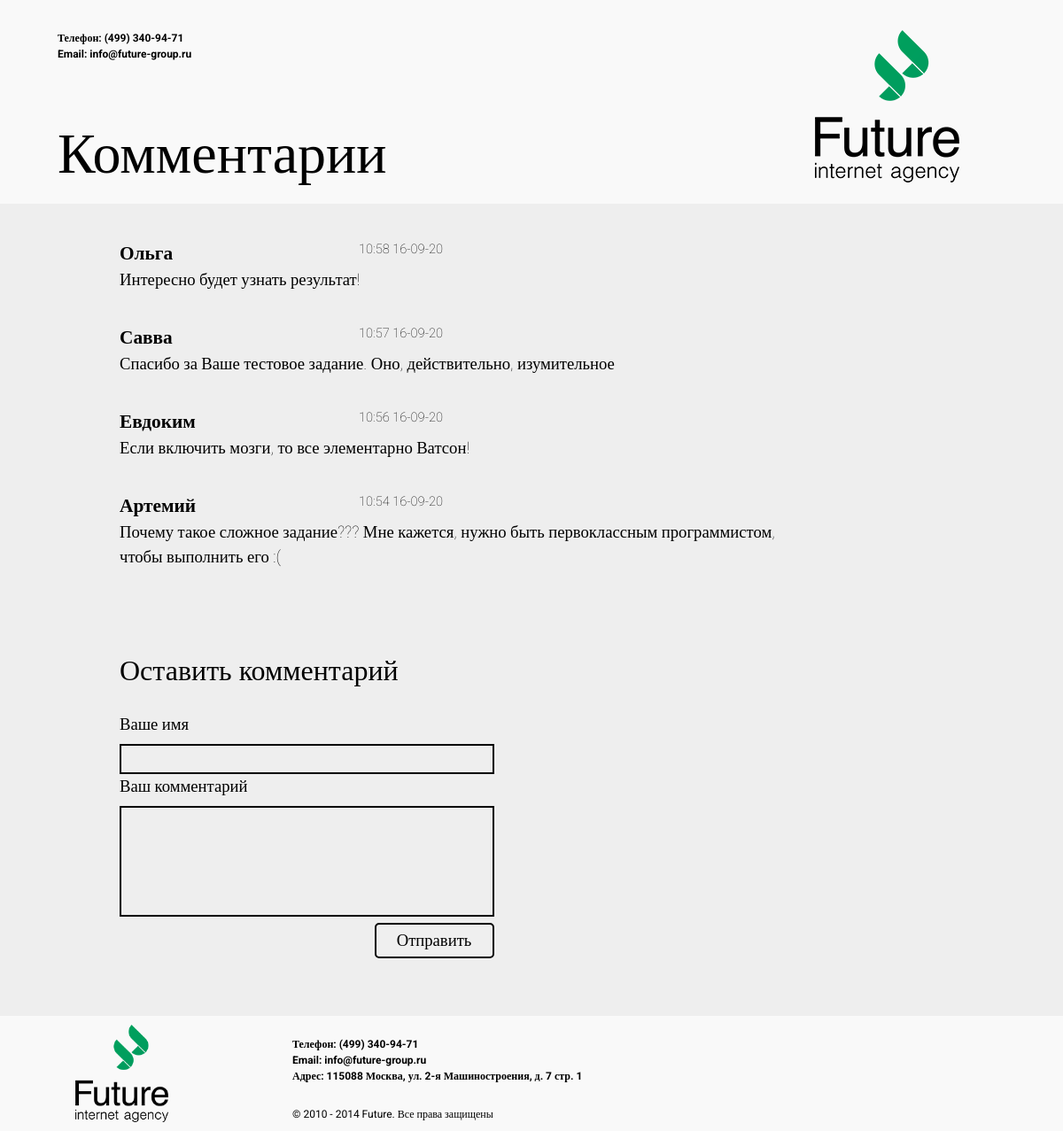
The page / on the database its author committed.
### tables this page shows
CREATE TABLE `comments` (
  `name` varchar(20) NOT NULL,
  `comment` varchar(255) NOT NULL,
  `date` varchar(20) NOT NULL
);

### application/views/View.php (called while the page is built)
<?php
class View {
public function render($tpl) {
    include 'main.tpl.php';
}
}

### application/controllers/IndexController.php (called while the page is built, shortened)
<?php
class IndexController extends Controller {
	private $pageTpl = '/views/main.tpl.php';
	public function __construct() {
		$this->view = new View();
	}
	public function index() {
			$this->view->render($this->pageTpl, $this->pageData);
	}
}

### application/route.php (called while the page is built, shortened)
<?php
class Routing {
public static function buildRoute() {
		$action = "index";
		require_once "controllers/IndexController.php";
		$controller = new $controllerName();
		$controller->$action();
	}
}

### application/config.php (called while the page is built, shortened)
<?php
require_once 'route.php';
require_once 'views/View.php';
Routing::buildRoute();

### index.php (called while the page is built, shortened)
<?php
require_once 'application/config.php';

### application/views/main.tpl.php (the view, shortened to what this page needs)
<!DOCTYPE html>
<html lang="en">
<head>
    <link rel="stylesheet" href="https://stackpath.bootstrapcdn.com/bootstrap/4.5.2/css/bootstrap.min.css">
    <link rel="stylesheet" href="/css/style.css">
</head>
<body>
<header>
    <div class="container">
        <div class="row">
            <div class="col-9">
                <p>Телефон: (499) 340-94-71</p>
                <p>Email: info@future-group.ru</p>
                <h1>Комментарии</h1>
            </div>
            <div class="col">
                <img src="images/logo.png" />
            </div>
        </div>
    </div>
</header>
<div class="main-content">
    <div class='container'>
    <?php
        $db = DB::connToDB();
        $sth = $db->prepare("SELECT * FROM comments ORDER BY date DESC");
        $sth->execute();
        $array = $sth->fetchAll(PDO::FETCH_ASSOC);
        for ($row = 0; $row < count($array); $row++) {
            echo "
                <div class='row'>
                    <div class='col-3'id='name'>" . $array[$row]["name"] ."</div>
                    <div class='col-4'id='date'>". $array[$row]["date"] . "</div>
                </div>";
                echo "<div class='col-9' id='comment'>" . $array[$row]["comment"] . "</div>
            ";
        }
    ?>
    </div>
    <div class='container'>
        <div class="col-5">
            <form method="post">
                <h2>Оставить комментарий</h2>
                <p><label for="name">Ваше имя</label></p>
                <p><input type="text" name="name" required></p>
                <p><label for="comment">Ваш комментарий</label></p>
                <p><textarea name="comment" required></textarea></p>
                <p><button type="submit">Отправить</button></p>
            </form>
        </div>
    </div>
</div>
<footer>
    <div class="container">
        <div class="row">
            <div class="col">
                <img src="images/logo.png" />
            </div>
            <div class="col-9">
                <p>Телефон: (499) 340-94-71</p>
                <p>Email: info@future-group.ru</p>
                <p>Адрес: 115088 Москва, ул. 2-я Машиностроения, д. 7 стр. 1</p>
                <p class="p">© 2010 - 2014 Future. Все права защищены</p>
            </div>
        </div>
    </div>
</footer>
</body>
</html>

### css/style.css (style rules this page uses)
body { background-color: #eeeeee; font-family: 'Roboto'; color: #000000; }
header { height: 230px; background-color: #f9f9f9; }
header .col { margin-top: 3%; }
header .col-9 { margin-top: 3%; margin-left: 20px; font-size: 12px; font-weight: bold; }
header .col-9 h1 { margin-top: 8%; font-weight: lighter; font-size: 48pt; }
textarea { height: 125px; width: 460px; overflow: both; resize: none; }
.main-content { margin-left: 10%; }
.main-content > .container { margin-left: 0px; margin-top: 40px; }
.main-content #comment { font-size: 14pt; font-weight: lighter; padding-left: 0px; padding-bottom: 35px; }
.main-content .col-5 { padding-left: 0px; padding-top: 20px; padding-bottom: 55px; }
.main-content #name { font-size: 16pt; font-weight: bold; }
.main-content #date { font-size: 11pt; font-weight: lighter; }
label { font-size: 14pt; font-weight: lighter; }
input, textarea { font-size: 14pt; font-weight: lighter; width: 100%; background-color: #eeeeee; border: 2px solid #000000; }
button { text-align: center; height: 40px; width: 135px; font-size: 14pt; font-weight: lighter; border: 2px solid #000000; border-radius: 5px; float: right; }
p { margin: 0; }
h2 { padding-bottom: 20px; font-size: 24pt; }
footer { margin-top: 50px; background-color: #f9f9f9; font-size: 12px; font-weight: bold; height: 130px; }
footer img { height: 100%; width: auto; }
.p { font-weight: normal; margin-top: 25px; }
footer .col { width: auto; height: 110px; text-align: center; margin-top: 10px; margin-right: 70px; }
footer .col-9 { margin-top: 2%; }

### rows shown on the page
comments: name "Ольга", date "10:58 16-09-20", comment "Интересно будет узнать результат!"
comments: name "Савва", date "10:57 16-09-20", comment "Спасибо за Ваше тестовое задание. Оно, действительно, изумительное"
comments: name "Евдоким", date "10:56 16-09-20", comment "Если включить мозги, то все элементарно Ватсон!"
comments: name "Артемий", date "10:54 16-09-20", comment "Почему такое сложное задание??? Мне кажется, нужно быть первоклассным программистом, чтобы выполнить его :("
